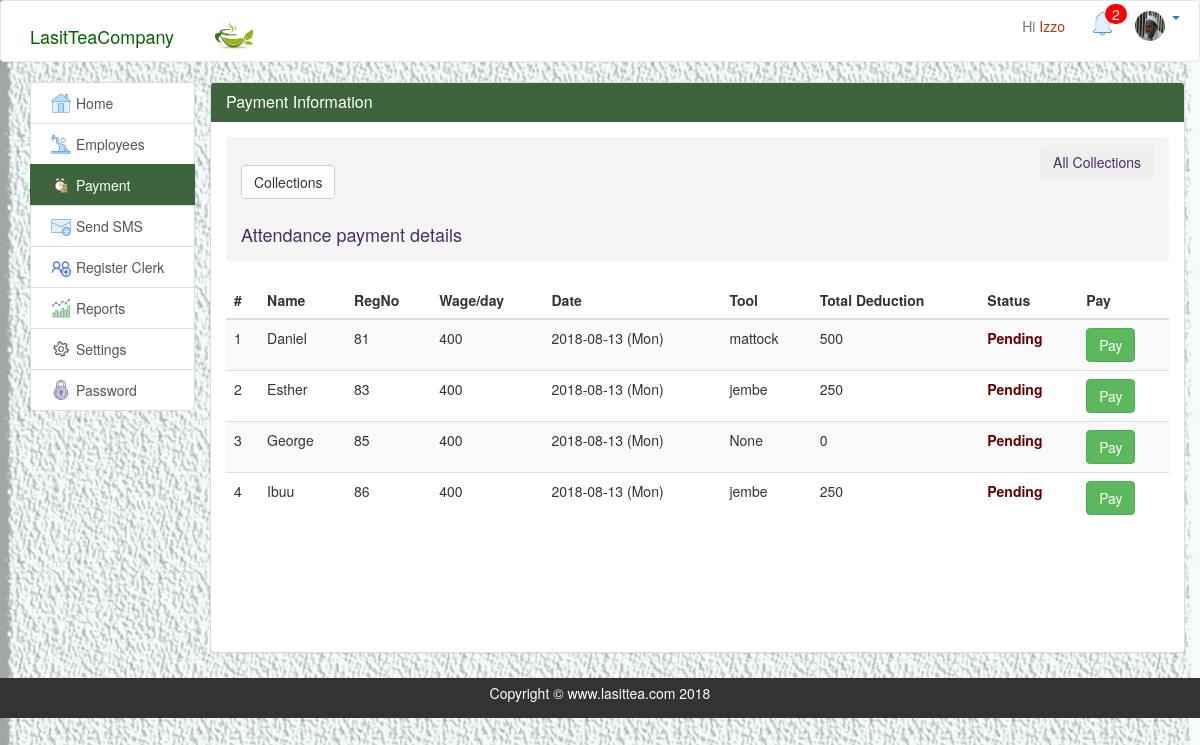
Screenshot of /payment.php (signed in) with the database file from the repository.
### tables this page shows
CREATE TABLE `staff` (
  `staff_id` int(20) NOT NULL,
  `fname` varchar(100) NOT NULL,
  `lname` varchar(20) NOT NULL,
  `sex` varchar(50) NOT NULL,
  `birthday` date NOT NULL,
  `username` varchar(50) NOT NULL,
  `password` varchar(50) NOT NULL,
  `date_registered` date NOT NULL,
  `id_number` varchar(8) NOT NULL,
  `phone_number` varchar(10) NOT NULL,
  `level` varchar(20) NOT NULL,
  `location` varchar(20) NOT NULL,
  `email` varchar(20) NOT NULL,
  `image` varchar(20) NOT NULL
);

CREATE TABLE `wage` (
  `w_id` int(20) NOT NULL,
  `employee` int(20) NOT NULL,
  `clerk` int(20) NOT NULL,
  `date` date NOT NULL
);

### php/query.php (called while the page is built, shortened)
<?php
        $staff_id = $_SESSION['staff_id'];
        $notification="SELECT count(*) FROM message WHERE dest_id='$staff_id' AND Msg_read=0 AND subject='FEEDBACK'";
        $mesNo=$con->query($notification);
          $dy=date('d');
          $todate=date('Y-m-d');
          $today=date('D');
         if($today=='Mon'){
          $dy=$dy;
        } else if($today=='Tue'){
          $dy=$dy-1;
        }else if($today=='Wed'){
          $dy=$dy-2;
        }else if($today=='Thu'){
          $dy=$dy-3;
        }else if($today=='Fri'){
          $dy=$dy-4;
        }else if($today=='Sat'){
          $dy=$dy-5;
        }else{
          $dy=$dy-6;
        }
        $frm="2018-07-$dy";
      $empPayNow="SELECT s.fname, s.staff_id, t.name, a.present, t.name, t.cost, a.status, a.date
                from staff s LEFT JOIN attendance a on a.staff_id=s.staff_id
                  LEFT JOIN tools t on t.t_id= a.t_id WHERE  date BETWEEN '$frm' AND CURDATE() ORDER BY a.date DESC";
         $empPayThisweek = $con->query($empPayNow);
         $sl="SELECT image FROM staff where staff_id='$staff_id'";
         $img=$con->query($sl);
        ?>

### payment.php (the view, shortened to what this page needs)
<?php
include('php/connection.php');
include ('php/query.php');
?>
<!doctype html>
<html lang="en">
<head>
  <?php include 'inc/head.php'; ?>
</head>
<body>
  <?php include 'inc/header.php'; ?>
  <section id="main">
    <div class="container">
      <div class="row">
      <div class="col-md-2">
        <div class="list-group ">
          <a href="home.php" class="list-group-item"><img src="img/home.png" class="hd3"> Home </a>
            <?php if ($_SESSION['level']=='clerk') { ?>
          <a href="attendance.php" class="list-group-item"><img src="img/employee.png" class="hd3"> Attendance</a>
            <a href="collection.php" class="list-group-item"><img src="img/weight.png" class="hd3"> Collection</a>
           <?php }  if($_SESSION['level']!=='staff'){ ?>
              <a href="staff.php" id="stuff2" class="list-group-item"><img src="img/worker.png" class="hd3">  Employees </a>
                    <?php }?>
                <a href="payment.php" id="payHist" class="list-group-item main-color-bg"><img src="img/pay.png" class="hd3">  Payment</a>
                  <?php if($_SESSION['level']=='clerk'){  ?>
                  <a href="register.php" id="regc2" class="list-group-item"><img src="img/addP.png" class="hd3">  Add Employee </a>
                    <?php } else if($_SESSION['level']=='admin'){?>
                    <a href="sms.php" class="list-group-item"><img src="img/nit.png" class="hd3">Send SMS</a>
                  <a href="register.php" id="regc2" class="list-group-item "><img src="img/pple2.png" class="hd3"> Register Clerk </a>
                    <a href="stats.php" id="st" class="list-group-item"><img src="img/reports.png" class="hd3"> Reports </a>
                    <?php } if($_SESSION['level']=='admin'){  ?>
                    <a href="settings.php" class="list-group-item"><img src="img/settings.png" class="hd3"> Settings</a>
                    <?php }?>
                   <a href="changePassword.php" class="list-group-item"><img src="img/pass.png" class="hd3" align="center"> Password</a>
                    </div>
      </div>
                  <div class="col-md-10" id="pan">
                    <div class="panel panel-default">
                      <div class="panel-heading main-color-bg">
                        <h3 class="panel-title">Payment Information</h3>
                      </div>
                      <div class="panel-body">
                        <div id="scrolTable">
                          <div id="singlePay">
                        <ol class="breadcrumb">
                          <?php if ($_SESSION['level']!=='staff') { ?>
                        <button class="btn pull-right" id="allC">All Collections</button> <br>
                      <?php } ?>
                        <button class="btn btn-default" id="C">Collections</button>
                              </ol>
                        <div id="viewA">
                        <ol class="breadcrumb">
                          <h4><?php  echo "Attendance payment details ";
                           ?></h4>
                        </ol>
                              <table class="table table-striped table-hover pay" >
                                <thead>
                                 <tr>
                                  <th>#</th>
                                  <th>Name</th>
                                  <th>RegNo</th>
                                  <th>Wage/day</th>
                                  <th>Date</th>
                                  <th>Tool</th>
                                  <th>Total Deduction</th>
                                  <th>Status</th>
                                  <?php if ($_SESSION['level']=='admin') { ?>
                                  <th>Pay</th>
                                 <?php } ?>
                                </tr>
                              </thead>
                              <tbody><br>
                               <?php if ($_SESSION['level']!=='staff') {
                               if ($empPayThisweek->num_rows > 0) {
                                $i=1;
                                while($row = $empPayThisweek->fetch_assoc()) {
                                   $r="SELECT count(attendance.staff_id) as days FROM attendance where staff_id=".$row['staff_id']." AND  date BETWEEN '$frm' AND '$todate'";
                                   $day=$con->query($r);
                                   $days=$day->fetch_assoc();
                                   $pay2="SELECT employee from wage left join attendance on attendance.w_id=wage.w_id";
                                   $py=$con->query($pay2);
                                   $rw=$py->fetch_assoc();
                                   if ($days['days']>0) {
                                 ?>  <tr>
                                  <td><?php echo $i; ?></td>
                                  <td><?php echo $row["fname"]; ?></td>
                                  <td><?php echo $row["staff_id"]; ?></td>
                                  <td><?php echo $rw["employee"]; ?></td>
                                  <td><?php
                                  $day=$row['date'];
                                $d=date("D", strtotime($day));
                                echo $day." (".$d.")";
                                  ?> </td>
                                  <td><?php if ($row["name"]=='') {
                                    echo 'None';
                                  } echo $row["name"] ;?> </td>
                                  <td><?php if ($row["name"]=='') {
                                    echo 0;
                                  }
                                   echo $row['cost']; ?> </td>
                                   <td>
                                   <?php
                                   if ($row['status']==0) { ?>
                                     <label style="color: #660000;">Pending</label>
                                  <?php } else { ?>
                                     <label style="color: green;">Paid</label>
                                 <?php } ?>
                                   </td>
                                  <?php if ($_SESSION['level']=='admin') {
                                    if ($row['status']==0) { ?>
                                 <td><button class="btn btn-success payWage">Pay</button></td>
                                  <?php } else { ?>
                                     <td><label style="color: green;">Done</label></td>
                                 <?php } }?>
                                  </tr><?php
}
                                  $i++; }
                                } else {
                                  echo "0 results found";
                                }
                                }
                                ?>
                              </tbody>
                            </table>
                          </div>
                        </div>
              </div>
            </div>
          </div>
        </div>
      </div>
    </div>
</section>
</body>
<?php include 'inc/footer.php';  ?>
</html>

### inc/header.php (shortened to what this page needs)
<?php include ('php/query.php');?>
  <nav class="navbar navbar-default">
  <div class="container">
        <ul class="nav navbar-nav">
          <li><a class="navbar-brand" href="home.php" id="lasitStyl" >LasitTeaCompany</a>
          </li>
          <li><a href="home.php"> <img src="img/logo.png" id="hdimg2"></a></li>
        </ul>
          <ul class="nav navbar-nav navbar-right">
            <?php
            if(isset($_SESSION['username'])){ ?>
            <li> <a href="#" id="nam2" > Hi <span id="nam"><?php echo $_SESSION['username']; ?></span></a></li>
            <?php if($_SESSION['level']!=='staff'){?>
            <?php } if($_SESSION['level']=='admin'){?>
          <li><div style="margin: 5px;" id="notify"><a href="notification.php"><img src='img/notification.png' class="img-circle hd">
           <?php
              if ($row = $mesNo->fetch_array()) {
                if($row['count(*)'] > 0){ ?>
                  <span class="notify-badge"><?php echo $row['count(*)']; ?></span>
            <?php } else { ?>
           <span class="badg">  <?php echo "0"; } }?></span>
           </a>
          </div></li>
          <?php } ?>
           <li>
                <div class="dropdown">
                   <a href="#" class="dropdown-toggle" type="button" id="dropdownMenu1" data-toggle="dropdown" aria-haspopup="true" aria-expanded="true">
                              <div class="imgPos">
                                <?php $row = $img->fetch_assoc();
                                if ($row['image']=='') { ?>
                                  <img src="img/ava.png" class="img-circle hdimg">
                               <?php  } else{
                                  echo "<img src='empImgs/".$row['image']."'class='img-circle hdimg'>";
                                 }
                           ?>
                            <span class="caret"></span>
                             </div>
                   </a>
                                        </div>
              </li>
    <?php } ?>
        </ul>
  </div>
  </nav>

### assets/style.css (style rules this page uses)
body { background-image: url('../img/bg22.jpg'); background-size: 100%; background-position: center; background-repeat: no-repeat; }
.navbar-default { background-color: #ffffff; }
#pan { padding: 0; margin: 0; }
.hdimg { width: 30px; height: 30px; }
.hd { width: 25px; height: 25px; margin-left: 5px; }
.hd3 { width: 20px; height: 20px; margin-top: 0px; }
#hdimg2 { width: 50px; height: 35px; margin-bottom:0px; margin-top: 0px; padding: 0px; }
#lasitStyl { color:darkgreen; margin-top: 10px; }
.imgPos { margin: 5px; }
.navbar-default .navbar-brand { color: rgb(40, 17, 63); }
#nam { color: rgb(194, 52, 1); }
.main-color-bg { background-color: rgb(61, 100, 61) !important; border-color: rgb(61, 100, 61) !important; color: #ffffff !important; }
.notify-badge { position: absolute; left:25px; top:3px; background:red; text-align: center; border-radius: 30px 30px 30px 30px; color:white; padding:0px 7px; }
.breadcrumb { color: rgb(75, 44, 105); font-weight: bolder; margin: 0; }
#scrolTable { height: 500px; overflow: auto; }
img { float: left; margin: 5px; width: 250px; height: auto; }

### rows the page displays
staff: image (picture)
wage: employee "400"

### other values shown
$_SESSION['username'] "Izzo"
$row['count(*)'] "2"
$row["fname"] "Daniel"
$row["staff_id"] "81"
$day "2018-08-13"
$d "Mon"
$row["name"] "mattock"
$row['cost'] "500"
$row["fname"] "Esther"
$row["staff_id"] "83"
$row["name"] "jembe"
$row['cost'] "250"
$row["fname"] "George"
$row["staff_id"] "85"
$row["fname"] "Ibuu"
